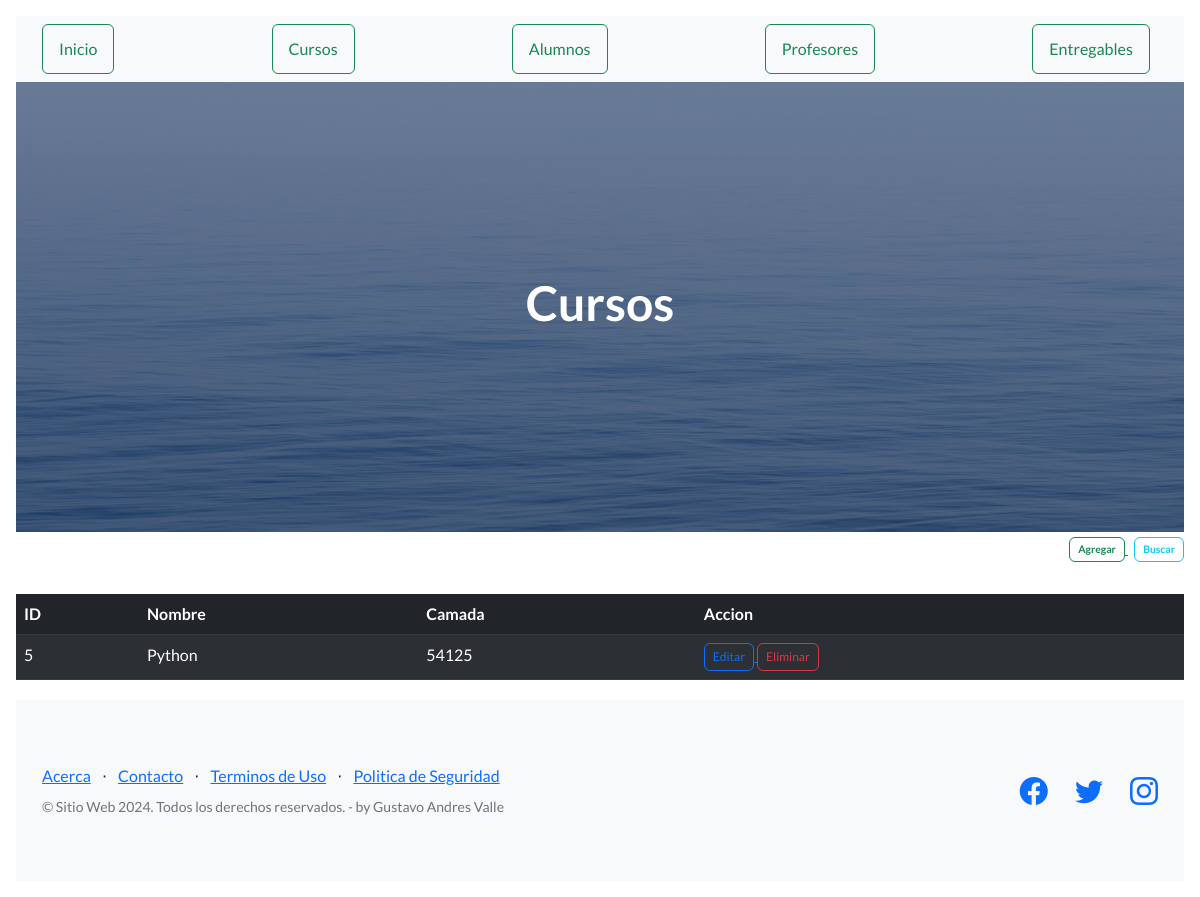
The app's page /AppCoder/ver_cursos with its own data.
### AppCoder/models.py (models this page shows, shortened)
class Curso(models.Model):
    nombre = models.CharField(max_length=40)
    camada = models.IntegerField()

### AppCoder/views.py (the view)
# urls.py: path("ver_cursos", views.ver_cursos, name="cursos"),
def ver_cursos(request):
    cursos = Curso.objects.all()
    dicc = {"cursos": cursos}
    plantilla = loader.get_template("cursos.html")
    documento = plantilla.render(dicc)
    return HttpResponse(documento)

### AppCoder/templates/cursos.html (shortened to what this page needs)
{% extends "base.html" %}
{% block title %}<h1 class="text-center"> Cursos </h1>{% endblock %}
{% load static %}
{% block contenido %}
    <div class="d-grid gap-2 col-12 mx-auto justify-content-md-end">
        <div>
        <a href="{% url 'alta' %}">
            <button type="button"
                    class="fw-bold btn btn btn-outline-success"
                    style="--bs-btn-padding-y: .25rem; --bs-btn-padding-x: .5rem;
                    --bs-btn-font-size: .65rem;">
                Agregar
            </button>
        </a>
        <a href="{% url 'bus_curso' %}">
            <button type="button"
                    class="fw-bold btn btn btn-outline-info"
                    style="--bs-btn-padding-y: .25rem; --bs-btn-padding-x: .5rem;
                    --bs-btn-font-size: .65rem;">
                Buscar
            </button>
        </a>
        </div>
    </div>
    {% if cursos %}
    <table class="table table-md table-dark table-striped">
    <div class="table-responsive">
        <thead>
            <tr>
                <th>ID</th>
                <th>Nombre</th>
                <th>Camada</th>
                <th>Accion</th>
            </tr>
        </thead>
        <body>
            {% for n in cursos %}
            <tr>
                <td>{{n.id}}</td>
                <td>{{n.nombre}}</td>
                <td>{{n.camada}}</td>
                <td>
                    <div>
                        <a href="{% url 'editar_curso' n.id %}">
                            <button type="button"
                                        class="btn btn-outline-primary"
                                        style="--bs-btn-padding-y: .25rem; --bs-btn-padding-x: .5rem;
                            --bs-btn-font-size: .75rem;">Editar
                                </button>
                        <a href="{% url 'eliminar_curso' n.id %}">
                            <button type="button"
                                        class="btn btn-outline-danger btnEliminacion"
                                        style="--bs-btn-padding-y: .25rem; --bs-btn-padding-x: .5rem;
                            --bs-btn-font-size: .75rem;">Eliminar
                                </button>
                        </a>
                    </div>
                </td>
            </tr>
            {% endfor %}
        </body>
        </div>
    </table>
    {% else %}
        <center><h4 class="fs-4 text-warning bg-dark">No hay registros</h4></center>
    {% endif %}
{% endblock %}

### records on screen
Curso: id "5", nombre "Python", camada "54125"
